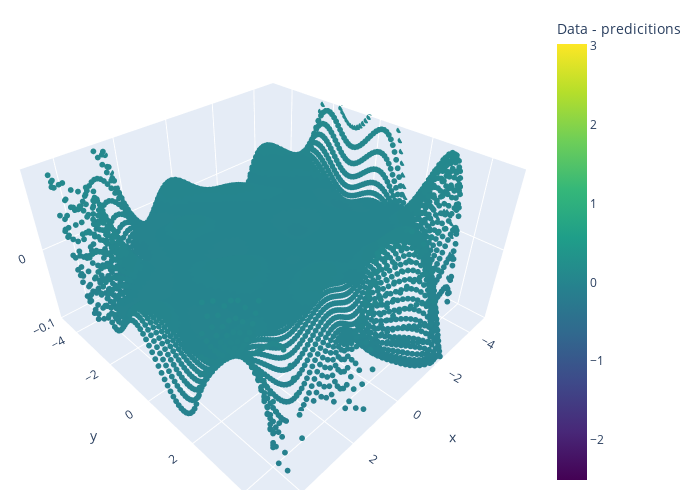

This figure's notebook cell:
### Code cell
predictions = model(torch.cat((torch.Tensor(X).reshape(-1, 1), torch.Tensor(Y).reshape(-1, 1)), axis=1).to(device)).cpu().detach().numpy().reshape(-1)
trace1 = go.Scatter3d(
    x=X.reshape(-1),
    y=Y.reshape(-1),
    z=Z.reshape(-1) - predictions,
    mode='markers',
    marker=dict(
        size=2,
        color=Z.reshape(-1) - predictions,
        colorscale='Viridis',
        colorbar=dict(title='Data - predicitions'),
    ),
    name='Model'
)
fig = go.Figure(data=[trace1], layout=dict(width=700, height=500))
fig.update_layout(
    scene = dict(
        xaxis = dict(range=[-5,5]),
        yaxis = dict(range=[-5,5]),
        zaxis = dict(range=[-0.1,0.1]),),
    width=700,
    margin=dict(r=20, l=10, b=10, t=10)
)
fig.show()

### Figure 1 — Plotly figure (JSON) as saved in the notebook; plotly's stock layout.template omitted (floating-point values rounded to 4 significant figures; data arrays with more than 128 entries replaced by an {"elided": "..."} marker saying what was removed)
{"data": [{"marker": {"color": {"elided": "10000 float values"}, "colorbar": {"title": {"text": "Data - predicitions"}}, "colorscale": [[0, "#440154"], [0.1111, "#482878"], [0.2222, "#3e4989"], [0.3333, "#31688e"], [0.4444, "#26828e"], [0.5556, "#1f9e89"], [0.6667, "#35b779"], [0.7778, "#6ece58"], [0.8889, "#b5de2b"], [1, "#fde725"]], "size": 2}, "mode": "markers", "name": "Model", "type": "scatter3d", "x": {"elided": "10000 float values"}, "y": {"elided": "10000 float values"}, "z": {"elided": "10000 float values"}}], "layout": {"height": 500, "margin": {"b": 10, "l": 10, "r": 20, "t": 10}, "scene": {"xaxis": {"range": [-5, 5]}, "yaxis": {"range": [-5, 5]}, "zaxis": {"range": [-0.1, 0.1]}}, "width": 700}}
